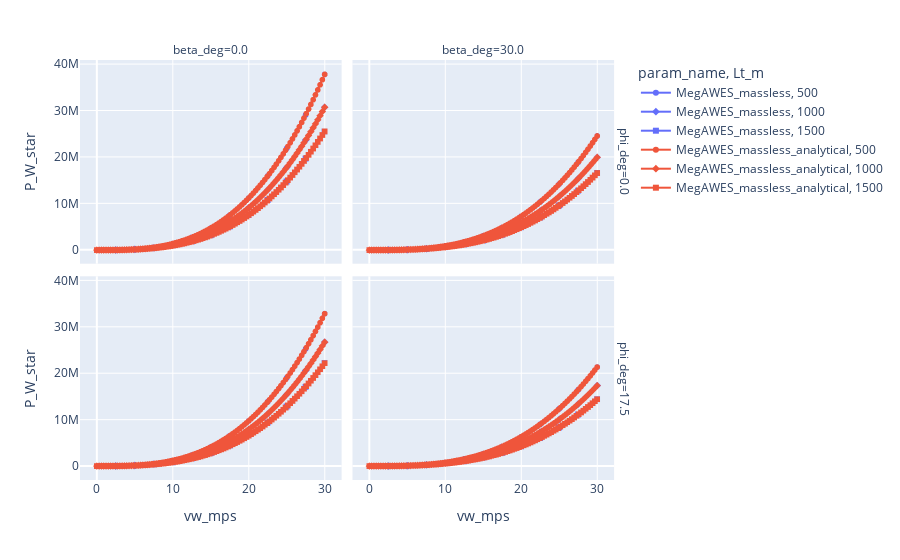

Here is the notebook cell this chart was saved with:
### Code cell
fig = px.line(
    df_massless,
    x="vw_mps",
    y="P_W_star",
    color="param_name",
    symbol="Lt_m",
    facet_col="beta_deg",
    facet_row="phi_deg",
)
fig.write_image("../results/qsm_massless_vs_analytical.png")
fig.show()
